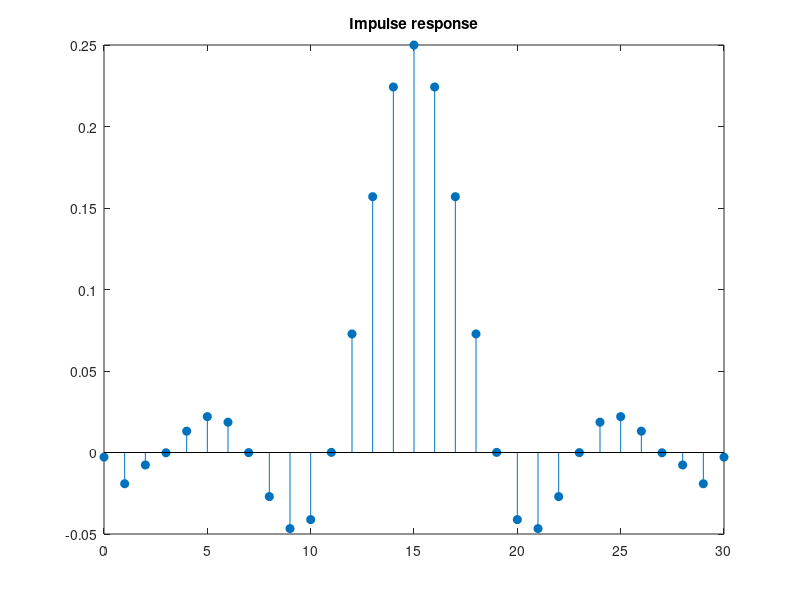

Write the MATLAB code that produced this figure. (Note: this script raises an error after producing the figure.)
%% Examples of FIR filter design using Parks-McClellan algorithm
% Use the Matlab function 'firpm'

%% Start

clear

%% Design FIR filter using Parks-McClellan algorithm
% Low-pass filter design

fp = 0.1;
fs = 0.15;

[h, del] = firpm(30, [0 fp fs .5]*2, [1 1 0 0]);

length(h)
del

figure(1)
stem(0:30, h, 'filled')
title('Impulse response')


%% Compute amplitude response A

L = 512;
[A, om] = firamp(h, 1, L);

f = om/(2*pi);

figure(1)
clf
plot(f, A)
xlim([0 0.5])
title('Amplitude response')
xlabel('Frequency (normalized)')

%% Plot with delta

figure(1)
clf
plot(f, A, [0 fp], (1-del)*[1 1],'r', [0 fp], (1+del)*[1 1], 'r', [fs 0.5], -del*[1 1], 'r', [fs 0.5], del*[1 1], 'r')
xlim([0 0.5])
title('Amplitude response')
xlabel('Frequency (normalized)')


%% Use firpm with weighting
% The weight function allows one to put more weight in one band than in the
% other band.

fp = 0.2;
fs = 0.3;

W = [5 1];

[h, del] = firpm(22, [0 fp fs .5]*2, [1 1 0 0], W);

del

%% Compute amplitude response A

L = 512;
[A, om] = firamp(h, 1, L);

f = om/(2*pi);

% Oops. Pass-band and stop-band ripples are different in size
figure(1)
clf
plot(f, A, [0 fp], (1-del)*[1 1],'r', [0 fp], (1+del)*[1 1], 'r', [fs 0.5], -del*[1 1], 'r', [fs 0.5], del*[1 1], 'r')
xlim([0 0.5])
title('Amplitude response')
xlabel('Frequency (normalized)')

%% Plot with delta
% Correct plot . . . 
% Note: The stop-band ripple is one-tength the pass-band ripple

figure(1)
clf
plot(f, A, [0 fp], (1-del)*[1 1],'r', [0 fp], (1+del)*[1 1], 'r', [fs 0.5], -del/W(2)*[1 1], 'r', [fs 0.5], del/W(2)*[1 1], 'r')
xlim([0 0.5])
title('Amplitude response')
xlabel('Frequency (normalized)')



%% High-pass filter

fs = 0.1;
fp = 0.15;

[h, del] = firpm(30, [0 fs fp .5]*2, [0 0 1 1]);

L = 512;
[A, om] = firamp(h, 1, L);

figure(1)
clf
plot(f, A)
xlim([0 0.5])
title('Amplitude response')
xlabel('Frequency (normalized)')




%% High-pass filter (Even-length)
% Why does this produce an error?

fs = 0.1;
fp = 0.15;

[h, del] = firpm(31, [0 fs fp .5]*2, [0 0 1 1]);

% Because 31 -> length(h) = 32 -> h is Type II -> Hf(pi) = 0
% which is inconsistent with the specification!


%% Band-pass filter

fs1 = 0.05;
fp1 = 0.1;
fp2 = 0.2;
fs2 = 0.25;

[h, del] = firpm(50, [0 fs1 fp1 fp2 fs2 .5]*2, [0 0 1 1 0 0]);

L = 512;
[A, om] = firamp(h, 1, L);

figure(1)
clf
plot(f, A)
xlim([0 0.5])
title('Amplitude response')
xlabel('Frequency (normalized)')




%% Band-stop filter

fp1 = 0.05;
fs1 = 0.1;
fs2 = 0.2;
fp2 = 0.25;

[h, del] = firpm(50, [0 fp1 fs1 fs2 fp2 .5]*2, [1 1 0 0 1 1]);

L = 512;
[A, om] = firamp(h, 1, L);

figure(1)
clf
plot(f, A)
xlim([0 0.5])
title('Amplitude response')
xlabel('Frequency (normalized)')




%% Custom filter

f1 = 0.15;
f2 = 0.2;

[h, del] = firpm(42, [0 f1 f2 .5]*2, [0 1 1 1]);

L = 512;
A = firamp(h, 1, L);

figure(1)
clf
plot(f, A)
xlim([0 0.5])
title('Amplitude response')
xlabel('Frequency (normalized)')

%% Type III and Type IV FIR filters
% To obtain an anti-symmetric impulse response, use 'hilbert' in firpm.
% In this case, we must have Hf(0) = 0.

fs = 0.1;
fp = 0.15;

[h, del] = firpm(31, [0 fs fp .5]*2, [0 0 1 1], 'hilbert');

L = 512;
A = firamp(h, 3, L);

figure(1)
clf
subplot(2, 1, 1)
stem(h, 'filled')
subplot(2, 1, 2)
plot(f, A)
xlim([0 0.5])
title('Amplitude response')
xlabel('Frequency (normalized)')


